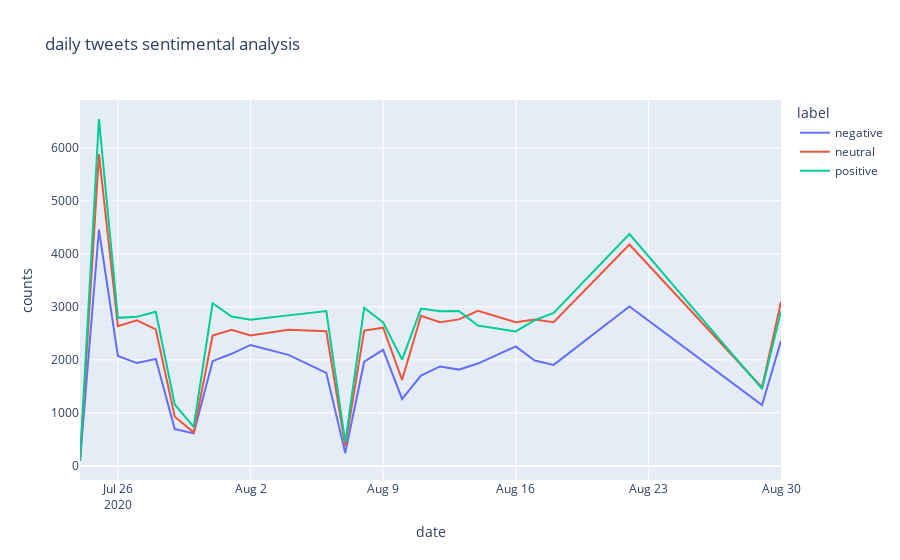

Write notebook code for a chart like this one.
### Code cell
px.bar(words_df, x='word',y='frq',title='Most common words')
fig.write_image("img/Mostcommonwords.png", width=1960, height=1080)
fig.show()

### Figure 1 — Plotly figure (JSON) as saved in the notebook; plotly's stock layout.template omitted (floating-point values rounded to 4 significant figures)
{"data": [{"hovertemplate": "label=negative<br>date=%{x}<br>counts=%{y}<extra></extra>", "legendgroup": "negative", "line": {"color": "#636efa", "dash": "solid"}, "mode": "lines", "name": "negative", "orientation": "v", "showlegend": true, "type": "scatter", "x": ["2020-07-24", "2020-07-25", "2020-07-26", "2020-07-27", "2020-07-28", "2020-07-29", "2020-07-30", "2020-07-31", "2020-08-01", "2020-08-02", "2020-08-04", "2020-08-06", "2020-08-07", "2020-08-08", "2020-08-09", "2020-08-10", "2020-08-11", "2020-08-12", "2020-08-13", "2020-08-14", "2020-08-16", "2020-08-17", "2020-08-18", "2020-08-22", "2020-08-29", "2020-08-30"], "xaxis": "x", "y": [92, 4458, 2073, 1939, 2016, 694, 613, 1975, 2114, 2281, 2094, 1754, 243, 1965, 2189, 1263, 1703, 1875, 1816, 1930, 2254, 1988, 1905, 3006, 1146, 2358], "yaxis": "y"}, {"hovertemplate": "label=neutral<br>date=%{x}<br>counts=%{y}<extra></extra>", "legendgroup": "neutral", "line": {"color": "#EF553B", "dash": "solid"}, "mode": "lines", "name": "neutral", "orientation": "v", "showlegend": true, "type": "scatter", "x": ["2020-07-24", "2020-07-25", "2020-07-26", "2020-07-27", "2020-07-28", "2020-07-29", "2020-07-30", "2020-07-31", "2020-08-01", "2020-08-02", "2020-08-04", "2020-08-06", "2020-08-07", "2020-08-08", "2020-08-09", "2020-08-10", "2020-08-11", "2020-08-12", "2020-08-13", "2020-08-14", "2020-08-16", "2020-08-17", "2020-08-18", "2020-08-22", "2020-08-29", "2020-08-30"], "xaxis": "x", "y": [96, 5880, 2635, 2747, 2575, 927, 633, 2458, 2569, 2461, 2567, 2540, 375, 2552, 2606, 1622, 2831, 2710, 2763, 2923, 2711, 2762, 2709, 4175, 1479, 3097], "yaxis": "y"}, {"hovertemplate": "label=positive<br>date=%{x}<br>counts=%{y}<extra></extra>", "legendgroup": "positive", "line": {"color": "#00cc96", "dash": "solid"}, "mode": "lines", "name": "positive", "orientation": "v", "showlegend": true, "type": "scatter", "x": ["2020-07-24", "2020-07-25", "2020-07-26", "2020-07-27", "2020-07-28", "2020-07-29", "2020-07-30", "2020-07-31", "2020-08-01", "2020-08-02", "2020-08-04", "2020-08-06", "2020-08-07", "2020-08-08", "2020-08-09", "2020-08-10", "2020-08-11", "2020-08-12", "2020-08-13", "2020-08-14", "2020-08-16", "2020-08-17", "2020-08-18", "2020-08-22", "2020-08-29", "2020-08-30"], "xaxis": "x", "y": [107, 6543, 2792, 2814, 2909, 1159, 734, 3067, 2817, 2758, 2839, 2920, 442, 2983, 2705, 2006, 2966, 2915, 2921, 2647, 2535, 2750, 2886, 4374, 1452, 2920], "yaxis": "y"}], "layout": {"legend": {"title": {"text": "label"}, "tracegroupgap": 0}, "title": {"text": "daily tweets sentimental analysis"}, "xaxis": {"anchor": "y", "domain": [0, 1], "title": {"text": "date"}}, "yaxis": {"anchor": "x", "domain": [0, 1], "title": {"text": "counts"}}}}
